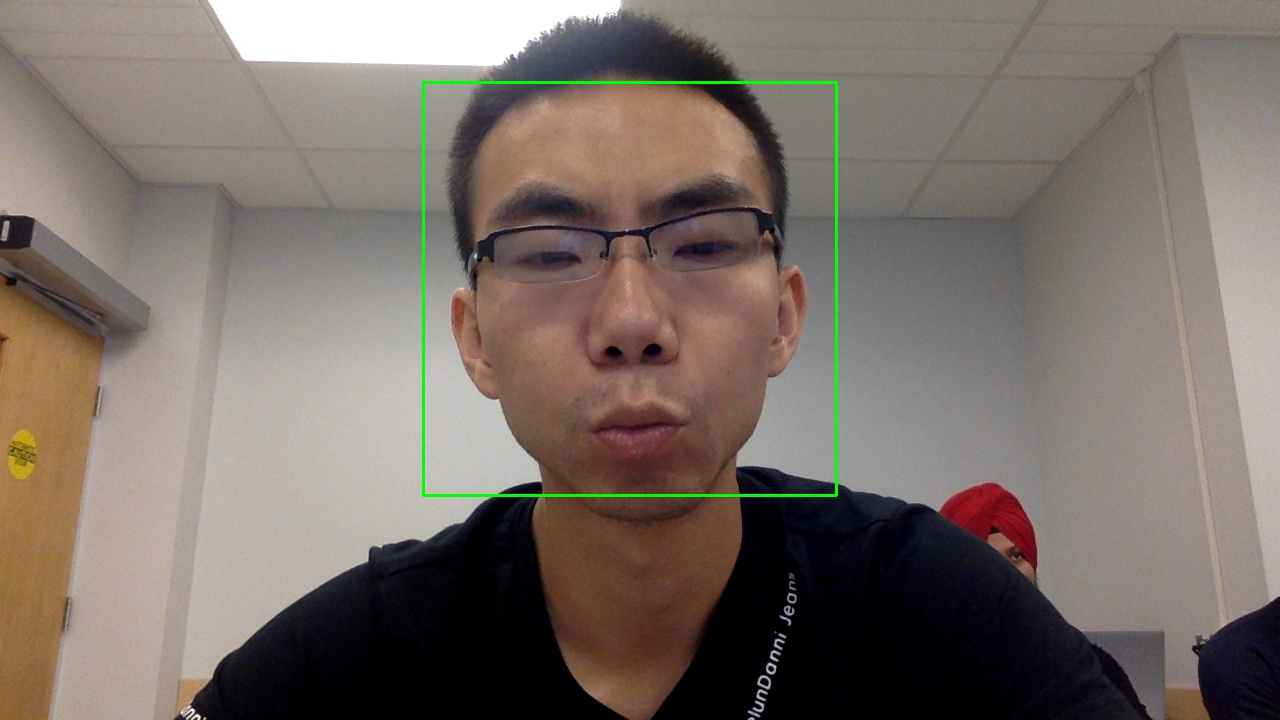
#> input picture aipro/test.jpg, 1280 x 720 px; its folder holds only this picture in this run
$ python -i test8.py   (imports and definitions only)
#> lines starting #> are read from the running program, lines starting #| are printed output that depends on the picture
# *****************************************************************************
# Copyright (c) 2016 TechBubble Technologies and other Contributors.
#
# All rights reserved. This program and the accompanying materials
# are made available under the terms of the Eclipse Public License v1.0
# which accompanies this distribution, and is available at
# http://www.eclipse.org/legal/epl-v10.html
#
# Contributors:
#   Adam Milton-Barker - TechBubble Technologies Limited
#   Andrej Petelin - TechBubble Technologies Limited
# *****************************************************************************

import numpy as np

import struct
import cv2
import os
import fnmatch
import json
from datetime import datetime

class TassCore():

    def __init__(self):

        with open('config.json') as configs:

            self._configs = json.loads(configs.read())

    # [45 lines left out: function captureAndDetect, not called in this run]

    def resize(self,image):

            return cv2.resize(image,(self._configs["ClassifierSettings"]["width"], self._configs["ClassifierSettings"]["height"]),interpolation=cv2.INTER_LANCZOS4)

    # [6 lines left out: function crop, not called in this run]

    def prepareImage(self,filename):
            return self.resize(cv2.imread(filename, cv2.IMREAD_GRAYSCALE))

    # [124 lines left out: functions normalize, processTrainingData, trainModel, not called in this run]

>>> import cv2
>>> picture = cv2.imread('../aipro/test.jpg', cv2.IMREAD_GRAYSCALE)
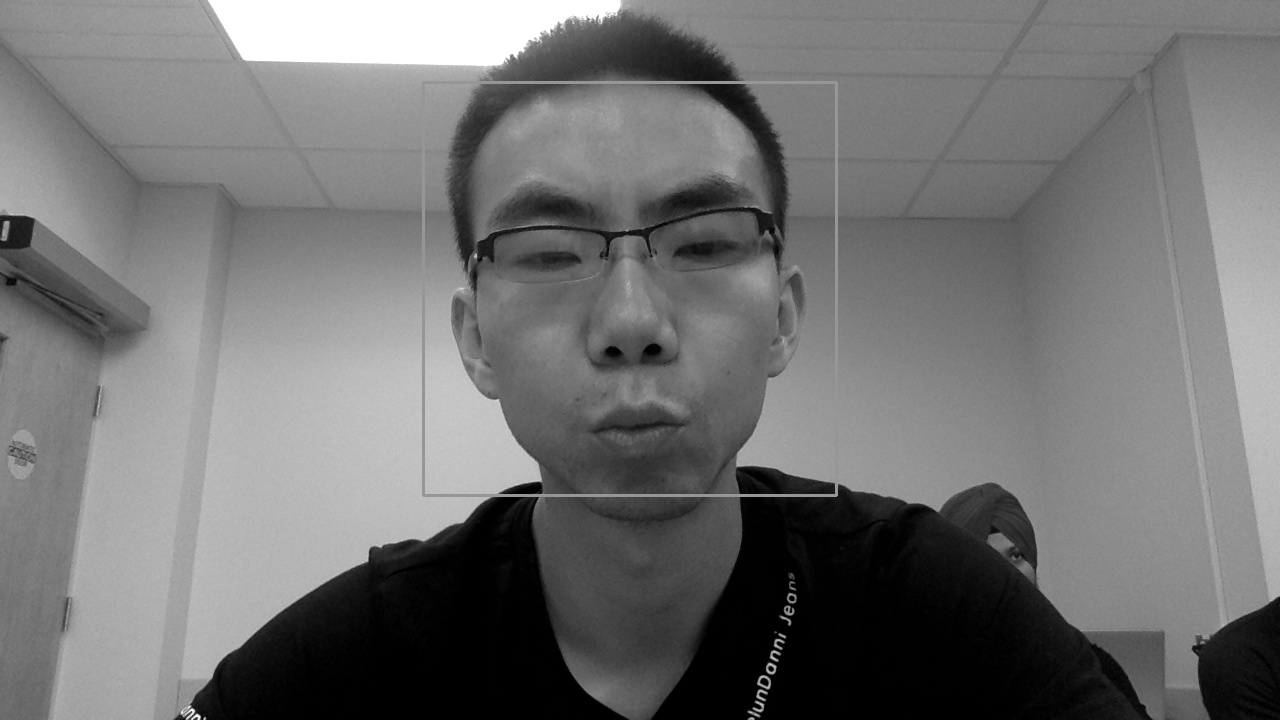
#> picture: shape (720, 1280); min 0, max 255, mean 113.3
#> (the run stopped early here; a loop or call above may not have finished)

$ run again, on aipro/eyes.jpg
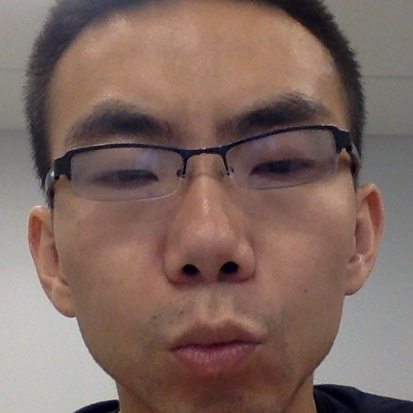
#> input picture aipro/eyes.jpg, 413 x 413 px
#> `picture = cv2.imread('../aipro/test.jpg', cv2.IMREAD_GRAYSCALE)`:
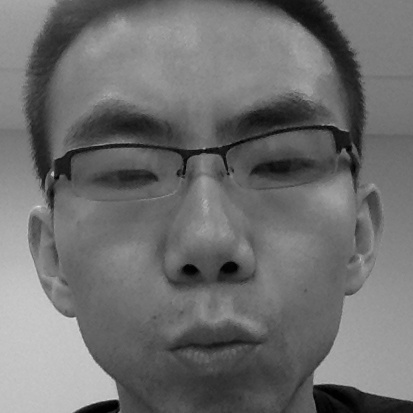
#> picture: shape (413, 413); min 0, max 222, mean 110.7
